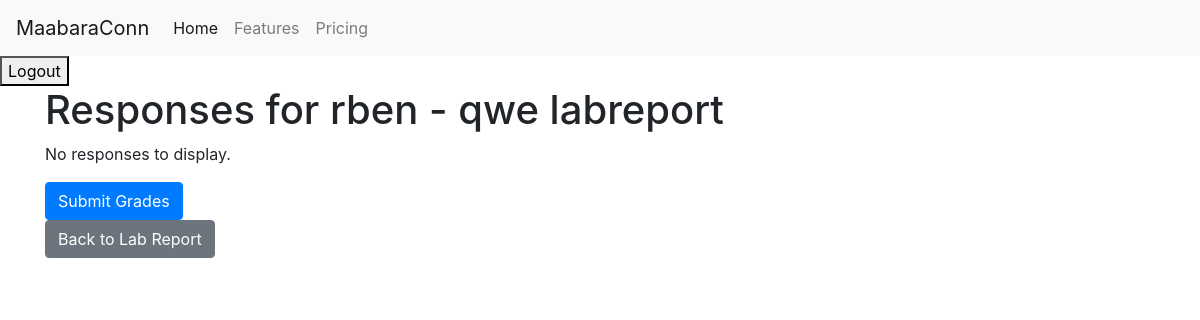
The page /users/lab-report/6/student/6/responses/ on the database as committed earlier.
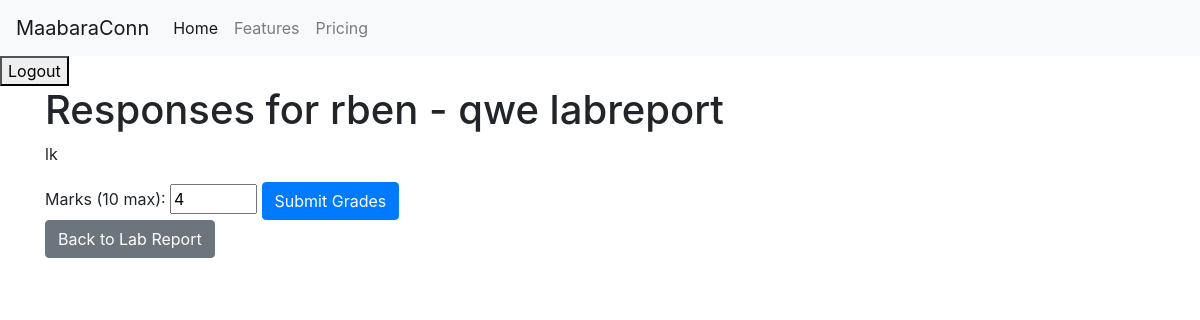
The same page on the database as committed later.
### users/models.py (models this page shows, shortened)
class StudentResponse(models.Model):
    section = models.ForeignKey(
        TemplateSection, on_delete=models.CASCADE, related_name='responses')
    student = models.ForeignKey(
        settings.AUTH_USER_MODEL, on_delete=models.CASCADE, related_name='responses')
    response_text = models.TextField()
    lab_report = models.ForeignKey(
        LabReport, on_delete=models.CASCADE, related_name='responses')
    marks_awarded = models.PositiveIntegerField(default=0)

class TemplateSection(models.Model):
    lab_template = models.ForeignKey(
        LabTemplate, on_delete=models.CASCADE, related_name='sections')
    title = models.CharField(max_length=255)
    content = models.TextField()
    visible_to_students = models.BooleanField(default=True)
    section_type = models.ForeignKey(SectionType, on_delete=models.CASCADE)
    marks = models.PositiveIntegerField(default=0)

### users/views.py (the view)
def detailed_responses(request, report_id, student_id):
    lab_report = get_object_or_404(LabReport, id=report_id)
    student = get_object_or_404(User, id=student_id)
    responses = StudentResponse.objects.filter(
        lab_report=lab_report, student=student)
    if request.method == 'POST':
        form = GradeForm(request.POST, responses=responses)
        if form.is_valid():
            form.save()
            total_marks = sum(response.marks_awarded for response in responses)
            Grade.objects.update_or_create(
                lab_report=lab_report,
                defaults={'score': total_marks, 'graded_by': request.user}
            )
            messages.success(request, 'Grades submitted successfully.')
            return redirect('lab_report_detail_for_tech', lab_report.id)
    else:
        form = GradeForm(responses=responses)
    context = {
        'lab_report': lab_report,
        'student': student,
        'responses': responses,
        'form': form,
    }
    return render(request, 'grading/detailed_responses.html', context)

### users/forms.py
class GradeForm(forms.ModelForm):
    class Meta:
        model = Grade
        fields = ['score', 'feedback']

### users/templates/grading/detailed_responses.html (shortened to what this page needs)
{% extends 'base.html' %} {% load static %} {% block content %}
<div class="container">
  <h1>Responses for {{ student.username }} - {{ lab_report.title }}</h1>
  <form method="post">
    {% csrf_token %} {% for response in responses %}
    <p>{{ response.response_text|default_if_none:"No response" }}</p>
    <label for="id_marks_{{ response.id }}"
      >Marks ({{ response.section.marks }} max):</label
    >
    <input
      type="number"
      name="marks_{{ response.id }}"
      id="id_marks_{{ response.id }}"
      value="{{ response.marks_awarded }}"
      min="0"
      max="{{ response.section.marks }}"
    />
    {% empty %}
    <p>No responses to display.</p>
    {% endfor %}
    <button type="submit" class="btn btn-primary">Submit Grades</button>
  </form>
  <a
    href="{% url 'lab_report_detail_for_tech' lab_report.id %}"
    class="btn btn-secondary"
    >Back to Lab Report</a
  >
</div>
{% endblock %}

Rows that differ between the two databases and show on the page:
added StudentResponse: response_text "lk", section.marks "10", marks_awarded "4"
Other text that changed with them:
text no longer shown: "No responses to display."
